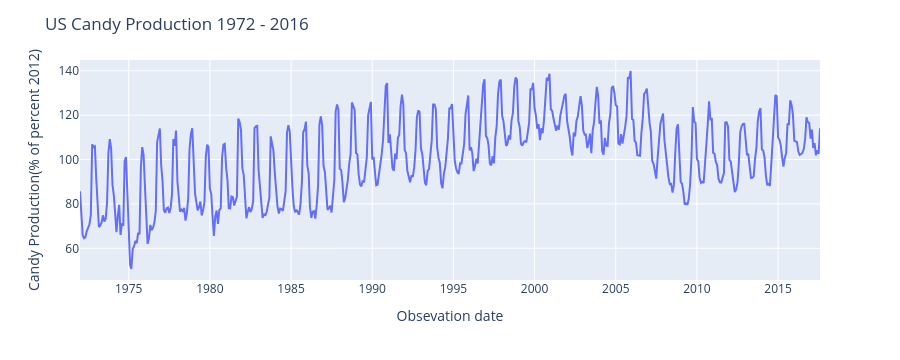

The notebook cell this image was saved under:
### Markdown cell above
## Monthly US Candy Production 1972 - 2016

### Code cell
candy_df = pd.read_csv('assets/candy_production.csv')
candy_df.head()

fig = px.line(candy_df,
              x = 'observation_date',
             y = 'IPG3113N',
             labels = {'observation_date' : 'Obsevation date',
             'IPG3113N' : 'Candy Production(% of percent 2012)'})

fig.update_layout(title = 'US Candy Production 1972 - 2016')
fig.show()

### Figure 1 — Plotly figure (JSON) as saved in the notebook; plotly's stock layout.template omitted (floating-point values rounded to 4 significant figures; data arrays with more than 128 entries replaced by an {"elided": "..."} marker saying what was removed)
{"data": [{"hovertemplate": "Obsevation date=%{x}<br>Candy Production(% of percent 2012)=%{y}<extra></extra>", "legendgroup": "", "line": {"color": "#636efa", "dash": "solid"}, "marker": {"symbol": "circle"}, "mode": "lines", "name": "", "orientation": "v", "showlegend": false, "type": "scatter", "x": {"elided": "548 str values"}, "xaxis": "x", "y": {"elided": "548 float values"}, "yaxis": "y"}], "layout": {"height": 360, "legend": {"tracegroupgap": 0}, "margin": {"t": 60}, "title": {"text": "US Candy Production 1972 - 2016"}, "xaxis": {"anchor": "y", "autorange": true, "domain": [0, 1], "range": ["1972-01-01", "2017-08-01"], "title": {"text": "Obsevation date"}, "type": "date"}, "yaxis": {"anchor": "x", "autorange": true, "domain": [0, 1], "range": [45.71, 144.9], "title": {"text": "Candy Production(% of percent 2012)"}, "type": "linear"}}}
